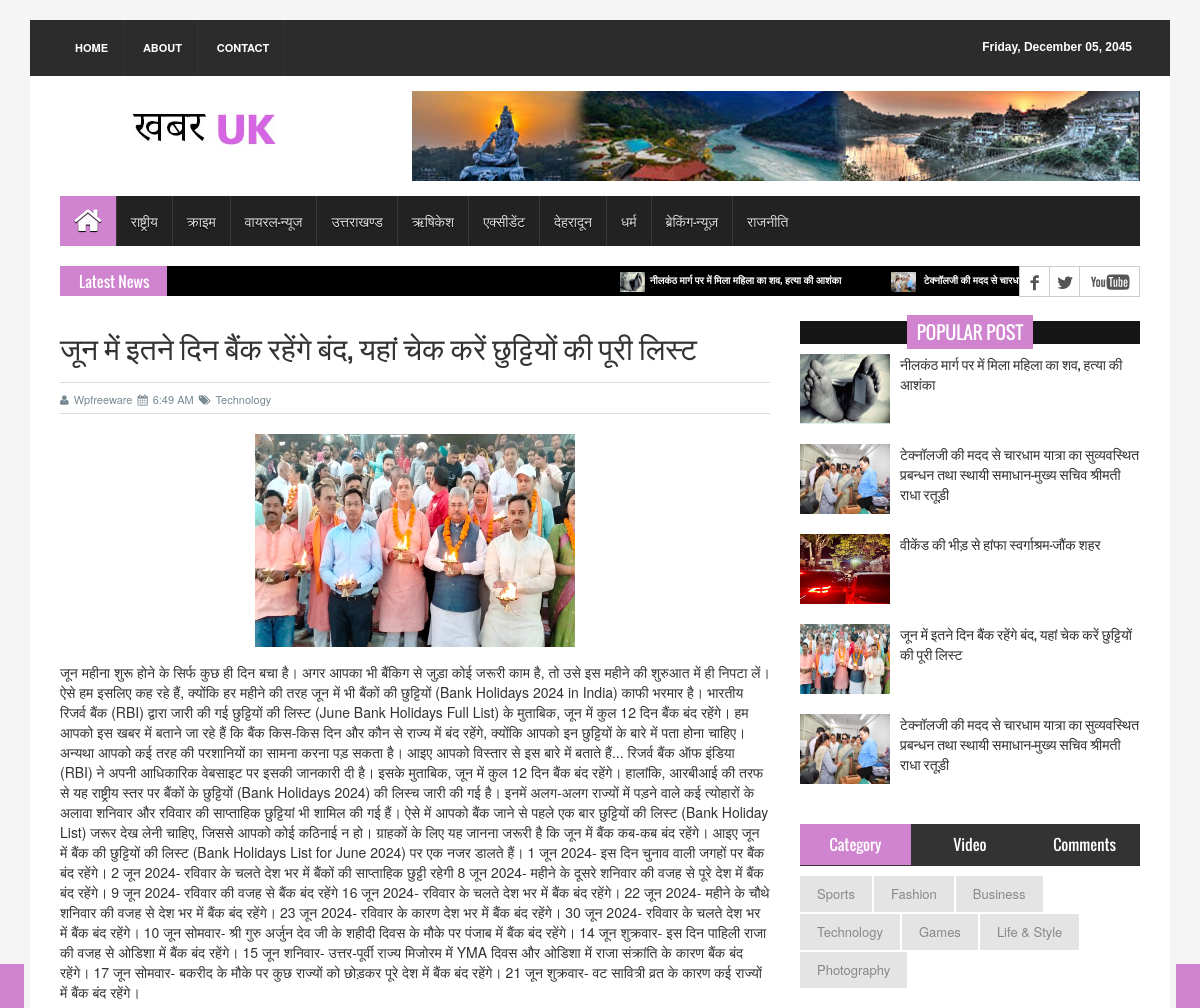
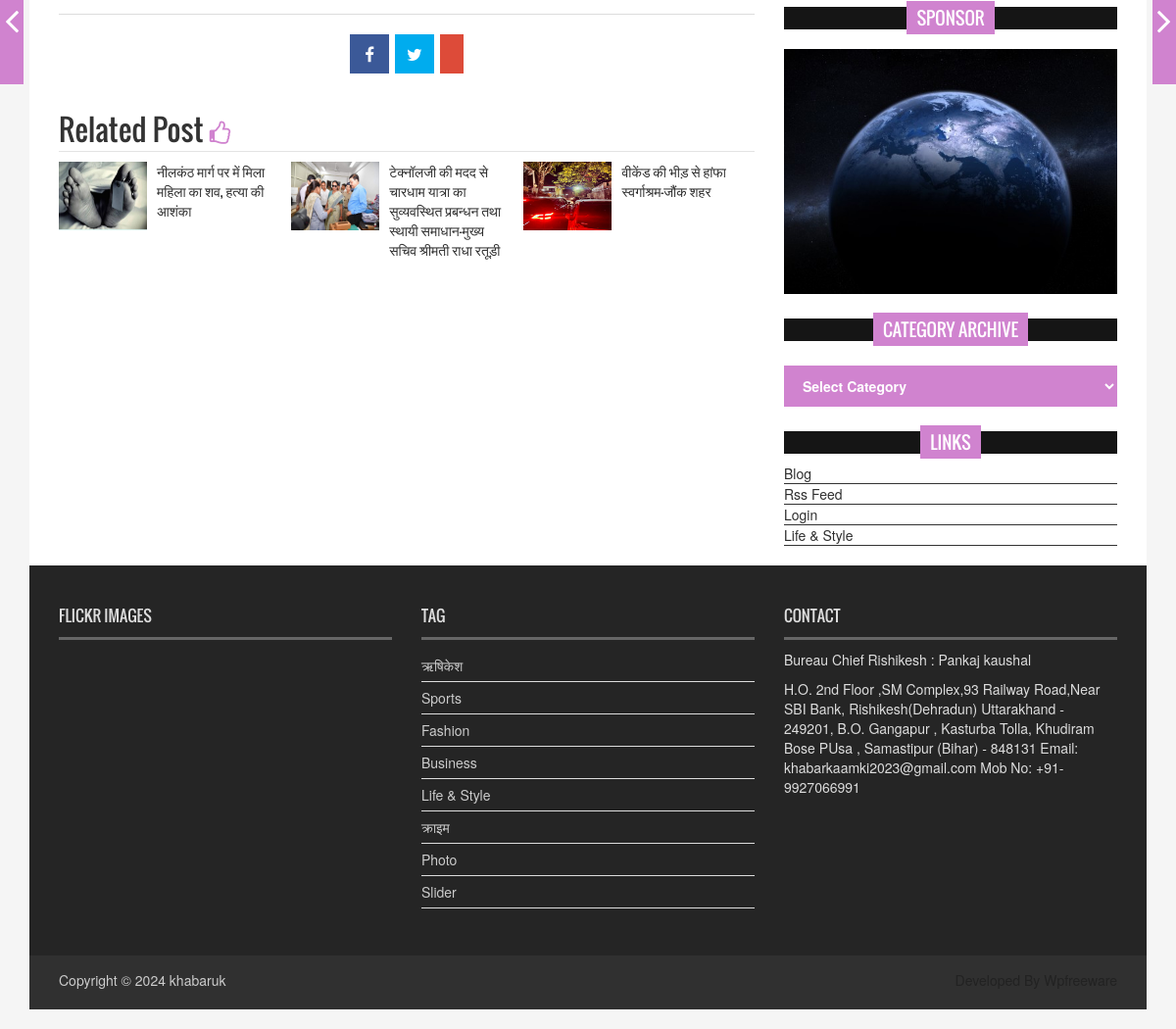
/4, run on the app's committed database (2 pictures, top to bottom).
### tables this page shows
CREATE TABLE `tbl_menu` (
  `id` int(11) NOT NULL,
  `title` varchar(50) NOT NULL,
  `url` varchar(50) NOT NULL,
  `is_submenu` enum('0','1') NOT NULL,
  `is_active` enum('1','0') NOT NULL
);

CREATE TABLE `tbl_news` (
  `id` int(11) NOT NULL,
  `title` varchar(200) NOT NULL,
  `description` text NOT NULL,
  `date` date DEFAULT NULL,
  `small_image_url` varchar(50) NOT NULL,
  `large_image_url` varchar(50) NOT NULL,
  `category` enum('1','2','3','4','5','6','7','8','9','10') NOT NULL,
  `is_active` enum('0','1') NOT NULL,
  `is_delete` enum('0','1') NOT NULL
);

### include/connection.php (called while the page is built, shortened)
<?php
class connect
{
	function runQuery($sql){
		$servername = "localhost";
		$username = "root";
		$password = "";
		$dbname = "khabar_uk";
		$conn = mysqli_connect($servername, $username, $password, $dbname);
		return mysqli_query($conn, $sql);
	}
}
?>

### include/common.php (called while the page is built, shortened)
<?php
require_once 'classes.php';
$admin = new admin();
?>

### include/classes.php (the view, shortened to what this page needs)
<?php require_once 'connection.php';
class admin
{
	function getMenus()
	{
		$sql = "CALL getMenus()";
		$ret = $this->query($sql);
		if(isset($_GET['tabId'])){
			$tabClickId = $_GET['tabId'];
		}else{
			$tabClickId = 0;
		}
		while($row = $this->fetcharray($ret)) {
			echo $tabClickId && $tabClickId == $row['id'] ? '<li class="active">' : '<li>';
			echo '<a href="' . $row['id'] . '">' . $row['title'] . '</a>';
			echo '</li>';
		}
	}
	function getPostDetails()
	{
		$sql = "CALL getPostDetails(" . $_GET['postId'] .")";
		$ret = $this->query($sql);
		while($row = $this->fetcharray($ret)) {
			echo '<h1>' . $row['title'] . '</h1>';
			echo '<div class="post_commentbox">';
			echo '<a href="#"><i class="fa fa-user"></i>Wpfreeware</a>';
			echo '<span>';
			echo '<i class="fa fa-calendar"></i>6:49 AM';
			echo '</span>';
			echo '<a href="#">';
			echo '<i class="fa fa-tags"></i>Technology';
			echo '</a>';
			echo '</div>';
			echo '<div class="single_page_content">';
			echo '<img class="img-center" src="assets/images/' . $row['small_image_url'] . '" alt="">';
			echo $row['description'];
			echo '</div>';
		}
	}
	function getPostMediaShare()
	{
		$sql = "CALL getPostDetails(" . $_GET['postId'] .")";
		$ret = $this->query($sql);
		while($row = $this->fetcharray($ret)) {
			echo '<li><a target="_blank" href="#"><i class="fa fa-facebook"></i></a></li>';
			echo '<li><a target="_blank" href="#"><i class="fa fa-twitter"></i></a></li>';
			echo '<li><a target="_blank" href="https://api.whatsapp.com/send?text=' .  $row['title'] . '"><i class="fa fa-whatsapp"></i></a></li>';
		}
	}
	function getLatestNews()
	{
		$latestNewsCatagory = 2;
		$sql = "CALL getLatestNews(" . $latestNewsCatagory . ")";
		$ret = $this->query($sql);
		while($row = $this->fetcharray($ret)) {
		echo '<li>';
			echo '<a href="">';
				echo '<img src="assets/images/' . $row['large_image_url'] . '" alt="">';
				echo $row['title'];
				echo '</a>';
			echo '</li>';
		}
	}
	function getLatestPost($latestNewsCatagory)
	{
		$sql = "CALL getLatestNews(" . $latestNewsCatagory . ")";
		$ret = $this->query($sql);
		while($row = $this->fetcharray($ret)) {
			echo '<li>';
			echo '<div class="media">';
			echo '<a href="' . $row['id'] . '" class="media-left">';
			echo '<img src="assets/images/' . $row['large_image_url'] . '" alt="">';
			echo '</a>';
			echo '<div class="media-body">';
			echo '<a href="' . $row['id'] . '" class="catg_title">';
			echo $row['title'];
			echo '</a>';
			echo '</div>';
			echo '</div>';
			echo '</li>';
		}
	}
	function getRelatedPost($newsId)
	{
		$sql = "CALL getRelatedPost(" . $newsId . ")";
		return $this->query($sql);
	}
    function fetcharray($sql)
    {
    	return mysqli_fetch_array($sql);
    }
    function query($sql)
    {
		$connect = new connect();
		return $connect->runQuery($sql);
    }
}
?>

### pages/details-post.php (shortened to what this page needs)
<!DOCTYPE html>
<html>
<?php
    require_once '../include/common.php';
    require_once './header.php';
?>
<body>
    <div class="container">
        <header id="header">
            <div class="row">
                <div class="col-lg-12 col-md-12 col-sm-12">
                    <div class="header_top">
                        <div class="header_top_left">
                            <ul class="top_nav">
                                <li><a href="home">Home</a></li>
                                <li><a href="#">About</a></li>
                                <li><a href="contact.html">Contact</a></li>
                            </ul>
                        </div>
                        <div class="header_top_right">
                            <p id="pcurrentDate">Friday, December 05, 2045</p>
                        </div>
                    </div>
                </div>
                <div class="col-lg-12 col-md-12 col-sm-12">
                    <div class="header_bottom">
                        <div class="logo_area"><a href="home" class="logo"><img src="<?=URL?>/assets/images/logo.jpg"
                                    alt=""></a>
                        </div>
                        <div class="add_banner"><a href="#"><img src="<?=URL?>/assets/images/addbanner_728x90_V1.jpg"
                                    alt=""></a>
                        </div>
                    </div>
                </div>
            </div>
        </header>
        <?php include 'menu.php'; ?>
        <?php include 'latest-news.php'; ?>
        <section id="contentSection">
            <div class="row">
                <div class="col-lg-8 col-md-8 col-sm-8">
                    <div class="left_content">
                        <div class="single_page">
                            <?php $admin->getPostDetails(); ?>
                            <div class="social_link">
                                <ul class="sociallink_nav">
                                    <?php $admin->getPostMediaShare(); ?>
                                </ul>
                            </div>
                            <div class="related_post">
                                <h2>Related Post <i class="fa fa-thumbs-o-up"></i></h2>
                                <ul class="spost_nav wow fadeInDown animated">
                                    <?php
                                    $relatedPostTitleResult = $admin->getRelatedPost($_GET['postId']);
                                    while($row = $admin->fetcharray($relatedPostTitleResult)) {
                                        $rowId = $row['id'];
                                        $imageURL = $row['large_image_url'];
                                        $newsTitle = $row['title'];
                                    ?>
                                    <li>
                                        <div class="media">
                                            <a href="<?php echo $rowId ?>" class="media-left">
                                                <img src="<?=URL?>/assets/images/<?php echo $imageURL ?>" alt="">
                                            </a>
                                            <div class="media-body">
                                                <a href="<?php echo $row['id'] ?>" class="catg_title">
                                                    <?php echo $newsTitle ?>
                                                </a>
                                            </div>
                                        </div>
                                    </li>
                                    <?php
                                    }
                                ?>
                                </ul>
                            </div>
                        </div>
                    </div>
                </div>
                <nav class="nav-slit"> <a class="prev" href="#"> <span class="icon-wrap"><i
                                class="fa fa-angle-left"></i></span>
                    </a> <a class="next" href="#"> <span class="icon-wrap"><i class="fa fa-angle-right"></i></span>
                    </a> </nav>
                <div class="col-lg-4 col-md-4 col-sm-4">
                    <aside class="right_content">
                        <?php include 'popular-post.php' ?>
                        <div class="single_sidebar">
                            <ul class="nav nav-tabs" role="tablist">
                                <li role="presentation" class="active"><a href="#category" aria-controls="home"
                                        role="tab" data-toggle="tab">Category</a></li>
                                <li role="presentation"><a href="#video" aria-controls="profile" role="tab"
                                        data-toggle="tab">Video</a></li>
                                <li role="presentation"><a href="#comments" aria-controls="messages" role="tab"
                                        data-toggle="tab">Comments</a></li>
                            </ul>
                            <div class="tab-content">
                                <div role="tabpanel" class="tab-pane active" id="category">
                                    <ul>
                                        <li class="cat-item"><a href="#">Sports</a></li>
                                        <li class="cat-item"><a href="#">Fashion</a></li>
                                        <li class="cat-item"><a href="#">Business</a></li>
                                        <li class="cat-item"><a href="#">Technology</a></li>
                                        <li class="cat-item"><a href="#">Games</a></li>
                                        <li class="cat-item"><a href="#">Life &amp; Style</a></li>
                                        <li class="cat-item"><a href="#">Photography</a></li>
                                    </ul>
                                </div>
                            </div>
                        </div>
                        <div class="single_sidebar wow fadeInDown">
                            <h2><span>Sponsor</span></h2>
                            <a class="sideAdd" href="#"><img src="<?=URL?>/assets/images/add_img.jpg" alt=""></a>
                        </div>
                        <div class="single_sidebar wow fadeInDown">
                            <h2><span>Category Archive</span></h2>
                            <select class="catgArchive">
                                <option>Select Category</option>
                            </select>
                        </div>
                        <div class="single_sidebar wow fadeInDown">
                            <h2><span>Links</span></h2>
                            <ul>
                                <li><a href="#">Blog</a></li>
                                <li><a href="#">Rss Feed</a></li>
                                <li><a href="#">Login</a></li>
                                <li><a href="#">Life &amp; Style</a></li>
                            </ul>
                        </div>
                    </aside>
                </div>
            </div>
        </section>
        <?php include './footer.php' ?>
</body>
</html>

### assets/css/li-scroller.css (style rules this page uses)
ul.newsticker li { float:left; margin:0; padding:0 }
ul.newsticker a { white-space:nowrap; padding:0; color:#fff; margin:0 50px 0 0 }
ul.newsticker a > img { height:20px; margin-right:5px; width:25px }

### assets/css/theme.css (style rules this page uses)
.single_sidebar > h2 span { background:none repeat scroll 0 0 #d083cf }
.nav-tabs > li.active > a, .nav-tabs > li.active > a:hover, .nav-tabs > li.active > a:focus { background-color:#d083cf }
.nav-slit .icon-wrap { background-color:#d083cf }
.catgArchive { background-color:#d083cf }
.related_post > h2 i { color:#d083cf }

### data on the page
tbl_menu: title "राष्ट्रीय"
tbl_menu: title "क्राइम"
tbl_menu: title "वायरल-न्यूज"
tbl_menu: title "उत्तराखण्ड"
tbl_menu: title "ऋषिकेश"
tbl_menu: title "एक्सीडेंट"
tbl_menu: title "देहरादून"
tbl_menu: title "धर्म"
tbl_menu: title "ब्रेकिंग-न्यूज़"
tbl_menu: title "राजनीति"
tbl_news: large_image_url (picture), title "नीलकंठ मार्ग पर में मिला महिला का शव, हत्या की आशंका"
tbl_news: large_image_url (picture), title "टेक्नॉलजी की मदद से चारधाम…", title "टेक्नॉलजी की मदद से चारधाम यात्रा का सुव्यवस्थित प्रबन्धन तथा स्थायी समाधान-मुख्य सचिव श्रीमती राधा रतूड़ी"
tbl_news: title "जून में इतने दिन बैंक रहेंगे बंद, यहां चेक करें छुट्टियों की पूरी लिस्ट", small_image_url (picture), description "जून महीना शुरू होने के सिर्फ कुछ ही दिन बचा है। अगर आपका भी बैंकिग से जुड़ा कोई जरूरी काम है, तो उसे इस महीने की शुरुआत में ही निपटा लें। ऐसे हम इसलिए कह रहे हैं, क्योंकि हर महीने की तरह जून में भी बैंकों की छुट्टियों (Bank Holidays 2024 in India) काफी भरमार है। भारतीय रिजर्व बैंक (RBI) द्वारा जारी की गई छुट्टियों की लिस्ट (June Bank Holidays Full List) के मुताबिक, जून में कुल 12 दिन बैंक बंद रहेंगे। हम आपको इस खबर में बताने जा रहे हैं कि बैंक किस-किस दिन और कौन से राज्य में बंद रहेंगे, क्योंकि आपको इन छुट्टियों के बारे में पता होना चाहिए। अन्यथा आपको कई तरह की परशानियों का सामना करना पड़ सकता है। आइए आपको विस्तार से इस बारे में बताते हैं... रिजर्व बैंक ऑफ इंडिया (RBI) ने अपनी आधिकारिक…", large_image_url (picture)
tbl_news: large_image_url (picture), title "वीकेंड की भीड़ से हांफा स्वर्गाश्रम-जौंक शहर"
tbl_news: large_image_url (picture), title "टेक्नॉलजी की मदद से चारधाम यात्रा का सुव्यवस्थित प्रबन्धन तथा स्थायी समाधान-मुख्य सचिव श्रीमती राधा रतूड़ी"
